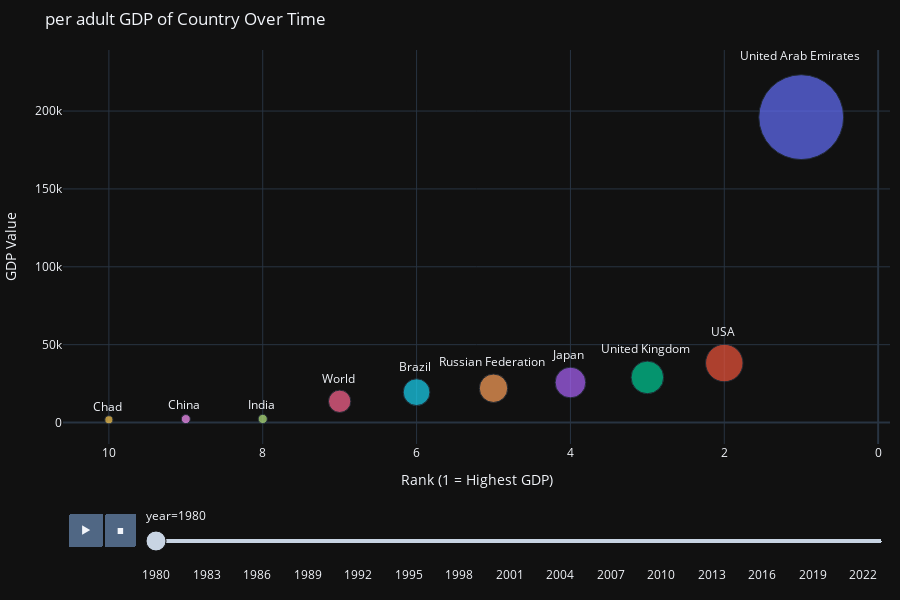

Write notebook code for a chart like this one.
### Code cell
import pandas as pd
import plotly.express as px

gdp = pd.read_csv("data\\GDP_data.csv", sep=';', engine='python', skiprows=1, header=None)

new_header = ["country", "variable", "percentile", "year", "value"]
gdp.loc[-1] = new_header
gdp.index = gdp.index + 1
gdp = gdp.sort_index()
gdp.columns = gdp.iloc[0]
gdp = gdp[1:].reset_index(drop=True)

gdp['year'] = pd.to_numeric(gdp['year'], errors='coerce')
gdp['value'] = pd.to_numeric(gdp['value'], errors='coerce')
gdp = gdp.dropna(subset=['year', 'value'])

gdp['rank'] = gdp.groupby('year')['value'].rank(method='first', ascending=False)
gdp['rank'] = gdp['rank'].astype(int)

gdp = gdp.sort_values(by=['year', 'rank'])

fig = px.scatter(
    gdp,
    x="rank",
    y="value",
    size="value",
    animation_frame="year",
    hover_name="country",
    color="country",
    size_max=60,
    title=" per adult GDP of Country Over Time",
    text="country",
)

fig.update_layout(
    xaxis=dict(title="Rank (1 = Highest GDP)", autorange="reversed"),
    yaxis_title="GDP Value",
    template="plotly_dark",
    height=600,
    showlegend=False,
    margin=dict(t=50, b=40, l=10, r=10),
)

fig.update_traces(textposition="top center")

fig.show()

### Figure 1 — Plotly figure (JSON) as saved in the notebook; plotly's stock layout.template omitted (floating-point values rounded to 4 significant figures)
{"data": [{"hovertemplate": "<b>%{hovertext}</b><br><br>country=%{text}<br>year=1980<br>rank=%{x}<br>value=%{marker.size}<extra></extra>", "hovertext": ["United Arab Emirates "], "legendgroup": "United Arab Emirates ", "marker": {"color": "#636efa", "size": [196100.0], "sizemode": "area", "sizeref": 54.47, "symbol": "circle"}, "mode": "markers+text", "name": "United Arab Emirates ", "orientation": "v", "showlegend": true, "text": ["United Arab Emirates "], "textposition": "top center", "type": "scatter", "x": [1], "xaxis": "x", "y": [196100.0], "yaxis": "y"}, {"hovertemplate": "<b>%{hovertext}</b><br><br>country=%{text}<br>year=1980<br>rank=%{x}<br>value=%{marker.size}<extra></extra>", "hovertext": ["USA "], "legendgroup": "USA ", "marker": {"color": "#EF553B", "size": [38210.0], "sizemode": "area", "sizeref": 54.47, "symbol": "circle"}, "mode": "markers+text", "name": "USA ", "orientation": "v", "showlegend": true, "text": ["USA "], "textposition": "top center", "type": "scatter", "x": [2], "xaxis": "x", "y": [38210.0], "yaxis": "y"}, {"hovertemplate": "<b>%{hovertext}</b><br><br>country=%{text}<br>year=1980<br>rank=%{x}<br>value=%{marker.size}<extra></extra>", "hovertext": ["United Kingdom "], "legendgroup": "United Kingdom ", "marker": {"color": "#00cc96", "size": [29000.0], "sizemode": "area", "sizeref": 54.47, "symbol": "circle"}, "mode": "markers+text", "name": "United Kingdom ", "orientation": "v", "showlegend": true, "text": ["United Kingdom "], "textposition": "top center", "type": "scatter", "x": [3], "xaxis": "x", "y": [29000.0], "yaxis": "y"}, {"hovertemplate": "<b>%{hovertext}</b><br><br>country=%{text}<br>year=1980<br>rank=%{x}<br>value=%{marker.size}<extra></extra>", "hovertext": ["Japan "], "legendgroup": "Japan ", "marker": {"color": "#ab63fa", "size": [25720.0], "sizemode": "area", "sizeref": 54.47, "symbol": "circle"}, "mode": "markers+text", "name": "Japan ", "orientation": "v", "showlegend": true, "text": ["Japan "], "textposition": "top center", "type": "scatter", "x": [4], "xaxis": "x", "y": [25720.0], "yaxis": "y"}, {"hovertemplate": "<b>%{hovertext}</b><br><br>country=%{text}<br>year=1980<br>rank=%{x}<br>value=%{marker.size}<extra></extra>", "hovertext": ["Russian Federation "], "legendgroup": "Russian Federation ", "marker": {"color": "#FFA15A", "size": [22030.0], "sizemode": "area", "sizeref": 54.47, "symbol": "circle"}, "mode": "markers+text", "name": "Russian Federation ", "orientation": "v", "showlegend": true, "text": ["Russian Federation "], "textposition": "top center", "type": "scatter", "x": [5], "xaxis": "x", "y": [22030.0], "yaxis": "y"}, {"hovertemplate": "<b>%{hovertext}</b><br><br>country=%{text}<br>year=1980<br>rank=%{x}<br>value=%{marker.size}<extra></extra>", "hovertext": ["Brazil "], "legendgroup": "Brazil ", "marker": {"color": "#19d3f3", "size": [19510.0], "sizemode": "area", "sizeref": 54.47, "symbol": "circle"}, "mode": "markers+text", "name": "Brazil ", "orientation": "v", "showlegend": true, "text": ["Brazil "], "textposition": "top center", "type": "scatter", "x": [6], "xaxis": "x", "y": [19510.0], "yaxis": "y"}, {"hovertemplate": "<b>%{hovertext}</b><br><br>country=%{text}<br>year=1980<br>rank=%{x}<br>value=%{marker.size}<extra></extra>", "hovertext": ["World "], "legendgroup": "World ", "marker": {"color": "#FF6692", "size": [13650.0], "sizemode": "area", "sizeref": 54.47, "symbol": "circle"}, "mode": "markers+text", "name": "World ", "orientation": "v", "showlegend": true, "text": ["World "], "textposition": "top center", "type": "scatter", "x": [7], "xaxis": "x", "y": [13650.0], "yaxis": "y"}, {"hovertemplate": "<b>%{hovertext}</b><br><br>country=%{text}<br>year=1980<br>rank=%{x}<br>value=%{marker.size}<extra></extra>", "hovertext": ["India "], "legendgroup": "India ", "marker": {"color": "#B6E880", "size": [2328.0], "sizemode": "area", "sizeref": 54.47, "symbol": "circle"}, "mode": "markers+text", "name": "India ", "orientation": "v", "showlegend": true, "text": ["India "], "textposition": "top center", "type": "scatter", "x": [8], "xaxis": "x", "y": [2328.0], "yaxis": "y"}, {"hovertemplate": "<b>%{hovertext}</b><br><br>country=%{text}<br>year=1980<br>rank=%{x}<br>value=%{marker.size}<extra></extra>", "hovertext": ["China "], "legendgroup": "China ", "marker": {"color": "#FF97FF", "size": [2236.0], "sizemode": "area", "sizeref": 54.47, "symbol": "circle"}, "mode": "markers+text", "name": "China ", "orientation": "v", "showlegend": true, "text": ["China "], "textposition": "top center", "type": "scatter", "x": [9], "xaxis": "x", "y": [2236.0], "yaxis": "y"}, {"hovertemplate": "<b>%{hovertext}</b><br><br>country=%{text}<br>year=1980<br>rank=%{x}<br>value=%{marker.size}<extra></extra>", "hovertext": ["Chad "], "legendgroup": "Chad ", "marker": {"color": "#FECB52", "size": [1787.0], "sizemode": "area", "sizeref": 54.47, "symbol": "circle"}, "mode": "markers+text", "name": "Chad ", "orientation": "v", "showlegend": true, "text": ["Chad "], "textposition": "top center", "type": "scatter", "x": [10], "xaxis": "x", "y": [1787.0], "yaxis": "y"}], "layout": {"height": 600, "legend": {"itemsizing": "constant", "title": {"text": "country"}, "tracegroupgap": 0}, "margin": {"b": 40, "l": 10, "r": 10, "t": 50}, "showlegend": false, "sliders": [{"active": 0, "currentvalue": {"prefix": "year="}, "len": 0.9, "pad": {"b": 10, "t": 60}, "steps": [{"args": [["1980"], {"frame": {"duration": 0, "redraw": false}, "fromcurrent": true, "mode": "immediate", "transition": {"duration": 0, "easing": "linear"}}], "label": "1980", "method": "animate"}, {"args": [["1981"], {"frame": {"duration": 0, "redraw": false}, "fromcurrent": true, "mode": "immediate", "transition": {"duration": 0, "easing": "linear"}}], "label": "1981", "method": "animate"}, {"args": [["1982"], {"frame": {"duration": 0, "redraw": false}, "fromcurrent": true, "mode": "immediate", "transition": {"duration": 0, "easing": "linear"}}], "label": "1982", "method": "animate"}, {"args": [["1983"], {"frame": {"duration": 0, "redraw": false}, "fromcurrent": true, "mode": "immediate", "transition": {"duration": 0, "easing": "linear"}}], "label": "1983", "method": "animate"}, {"args": [["1984"], {"frame": {"duration": 0, "redraw": false}, "fromcurrent": true, "mode": "immediate", "transition": {"duration": 0, "easing": "linear"}}], "label": "1984", "method": "animate"}, {"args": [["1985"], {"frame": {"duration": 0, "redraw": false}, "fromcurrent": true, "mode": "immediate", "transition": {"duration": 0, "easing": "linear"}}], "label": "1985", "method": "animate"}, {"args": [["1986"], {"frame": {"duration": 0, "redraw": false}, "fromcurrent": true, "mode": "immediate", "transition": {"duration": 0, "easing": "linear"}}], "label": "1986", "method": "animate"}, {"args": [["1987"], {"frame": {"duration": 0, "redraw": false}, "fromcurrent": true, "mode": "immediate", "transition": {"duration": 0, "easing": "linear"}}], "label": "1987", "method": "animate"}, {"args": [["1988"], {"frame": {"duration": 0, "redraw": false}, "fromcurrent": true, "mode": "immediate", "transition": {"duration": 0, "easing": "linear"}}], "label": "1988", "method": "animate"}, {"args": [["1989"], {"frame": {"duration": 0, "redraw": false}, "fromcurrent": true, "mode": "immediate", "transition": {"duration": 0, "easing": "linear"}}], "label": "1989", "method": "animate"}, {"args": [["1990"], {"frame": {"duration": 0, "redraw": false}, "fromcurrent": true, "mode": "immediate", "transition": {"duration": 0, "easing": "linear"}}], "label": "1990", "method": "animate"}, {"args": [["1991"], {"frame": {"duration": 0, "redraw": false}, "fromcurrent": true, "mode": "immediate", "transition": {"duration": 0, "easing": "linear"}}], "label": "1991", "method": "animate"}, {"args": [["1992"], {"frame": {"duration": 0, "redraw": false}, "fromcurrent": true, "mode": "immediate", "transition": {"duration": 0, "easing": "linear"}}], "label": "1992", "method": "animate"}, {"args": [["1993"], {"frame": {"duration": 0, "redraw": false}, "fromcurrent": true, "mode": "immediate", "transition": {"duration": 0, "easing": "linear"}}], "label": "1993", "method": "animate"}, {"args": [["1994"], {"frame": {"duration": 0, "redraw": false}, "fromcurrent": true, "mode": "immediate", "transition": {"duration": 0, "easing": "linear"}}], "label": "1994", "method": "animate"}, {"args": [["1995"], {"frame": {"duration": 0, "redraw": false}, "fromcurrent": true, "mode": "immediate", "transition": {"duration": 0, "easing": "linear"}}], "label": "1995", "method": "animate"}, {"args": [["1996"], {"frame": {"duration": 0, "redraw": false}, "fromcurrent": true, "mode": "immediate", "transition": {"duration": 0, "easing": "linear"}}], "label": "1996", "method": "animate"}, {"args": [["1997"], {"frame": {"duration": 0, "redraw": false}, "fromcurrent": true, "mode": "immediate", "transition": {"duration": 0, "easing": "linear"}}], "label": "1997", "method": "animate"}, {"args": [["1998"], {"frame": {"duration": 0, "redraw": false}, "fromcurrent": true, "mode": "immediate", "transition": {"duration": 0, "easing": "linear"}}], "label": "1998", "method": "animate"}, {"args": [["1999"], {"frame": {"duration": 0, "redraw": false}, "fromcurrent": true, "mode": "immediate", "transition": {"duration": 0, "easing": "linear"}}], "label": "1999", "method": "animate"}, {"args": [["2000"], {"frame": {"duration": 0, "redraw": false}, "fromcurrent": true, "mode": "immediate", "transition": {"duration": 0, "easing": "linear"}}], "label": "2000", "method": "animate"}, {"args": [["2001"], {"frame": {"duration": 0, "redraw": false}, "fromcurrent": true, "mode": "immediate", "transition": {"duration": 0, "easing": "linear"}}], "label": "2001", "method": "animate"}, {"args": [["2002"], {"frame": {"duration": 0, "redraw": false}, "fromcurrent": true, "mode": "immediate", "transition": {"duration": 0, "easing": "linear"}}], "label": "2002", "method": "animate"}, {"args": [["2003"], {"frame": {"duration": 0, "redraw": false}, "fromcurrent": true, "mode": "immediate", "transition": {"duration": 0, "easing": "linear"}}], "label": "2003", "method": "animate"}, {"args": [["2004"], {"frame": {"duration": 0, "redraw": false}, "fromcurrent": true, "mode": "immediate", "transition": {"duration": 0, "easing": "linear"}}], "label": "2004", "method": "animate"}, {"args": [["2005"], {"frame": {"duration": 0, "redraw": false}, "fromcurrent": true, "mode": "immediate", "transition": {"duration": 0, "easing": "linear"}}], "label": "2005", "method": "animate"}, {"args": [["2006"], {"frame": {"duration": 0, "redraw": false}, "fromcurrent": true, "mode": "immediate", "transition": {"duration": 0, "easing": "linear"}}], "label": "2006", "method": "animate"}, {"args": [["2007"], {"frame": {"duration": 0, "redraw": false}, "fromcurrent": true, "mode": "immediate", "transition": {"duration": 0, "easing": "linear"}}], "label": "2007", "method": "animate"}, {"args": [["2008"], {"frame": {"duration": 0, "redraw": false}, "fromcurrent": true, "mode": "immediate", "transition": {"duration": 0, "easing": "linear"}}], "label": "2008", "method": "animate"}, {"args": [["2009"], {"frame": {"duration": 0, "redraw": false}, "fromcurrent": true, "mode": "immediate", "transition": {"duration": 0, "easing": "linear"}}], "label": "2009", "method": "animate"}, {"args": [["2010"], {"frame": {"duration": 0, "redraw": false}, "fromcurrent": true, "mode": "immediate", "transition": {"duration": 0, "easing": "linear"}}], "label": "2010", "method": "animate"}, {"args": [["2011"], {"frame": {"duration": 0, "redraw": false}, "fromcurrent": true, "mode": "immediate", "transition": {"duration": 0, "easing": "linear"}}], "label": "2011", "method": "animate"}, {"args": [["2012"], {"frame": {"duration": 0, "redraw": false}, "fromcurrent": true, "mode": "immediate", "transition": {"duration": 0, "easing": "linear"}}], "label": "2012", "method": "animate"}, {"args": [["2013"], {"frame": {"duration": 0, "redraw": false}, "fromcurrent": true, "mode": "immediate", "transition": {"duration": 0, "easing": "linear"}}], "label": "2013", "method": "animate"}, {"args": [["2014"], {"frame": {"duration": 0, "redraw": false}, "fromcurrent": true, "mode": "immediate", "transition": {"duration": 0, "easing": "linear"}}], "label": "2014", "method": "animate"}, {"args": [["2015"], {"frame": {"duration": 0, "redraw": false}, "fromcurrent": true, "mode": "immediate", "transition": {"duration": 0, "easing": "linear"}}], "label": "2015", "method": "animate"}, {"args": [["2016"], {"frame": {"duration": 0, "redraw": false}, "fromcurrent": true, "mode": "immediate", "transition": {"duration": 0, "easing": "linear"}}], "label": "2016", "method": "animate"}, {"args": [["2017"], {"frame": {"duration": 0, "redraw": false}, "fromcurrent": true, "mode": "immediate", "transition": {"duration": 0, "easing": "linear"}}], "label": "2017", "method": "animate"}, {"args": [["2018"], {"frame": {"duration": 0, "redraw": false}, "fromcurrent": true, "mode": "immediate", "transition": {"duration": 0, "easing": "linear"}}], "label": "2018", "method": "animate"}, {"args": [["2019"], {"frame": {"duration": 0, "redraw": false}, "fromcurrent": true, "mode": "immediate", "transition": {"duration": 0, "easing": "linear"}}], "label": "2019", "method": "animate"}, {"args": [["2020"], {"frame": {"duration": 0, "redraw": false}, "fromcurrent": true, "mode": "immediate", "transition": {"duration": 0, "easing": "linear"}}], "label": "2020", "method": "animate"}, {"args": [["2021"], {"frame": {"duration": 0, "redraw": false}, "fromcurrent": true, "mode": "immediate", "transition": {"duration": 0, "easing": "linear"}}], "label": "2021", "method": "animate"}, {"args": [["2022"], {"frame": {"duration": 0, "redraw": false}, "fromcurrent": true, "mode": "immediate", "transition": {"duration": 0, "easing": "linear"}}], "label": "2022", "method": "animate"}, {"args": [["2023"], {"frame": {"duration": 0, "redraw": false}, "fromcurrent": true, "mode": "immediate", "transition": {"duration": 0, "easing": "linear"}}], "label": "2023", "method": "animate"}], "x": 0.1, "xanchor": "left", "y": 0, "yanchor": "top"}], "title": {"text": " per adult GDP of Country Over Time"}, "updatemenus": [{"buttons": [{"args": [null, {"frame": {"duration": 500, "redraw": false}, "fromcurrent": true, "mode": "immediate", "transition": {"duration": 500, "easing": "linear"}}], "label": "&#9654;", "method": "animate"}, {"args": [[null], {"frame": {"duration": 0, "redraw": false}, "fromcurrent": true, "mode": "immediate", "transition": {"duration": 0, "easing": "linear"}}], "label": "&#9724;", "method": "animate"}], "direction": "left", "pad": {"r": 10, "t": 70}, "showactive": false, "type": "buttons", "x": 0.1, "xanchor": "right", "y": 0, "yanchor": "top"}], "xaxis": {"anchor": "y", "autorange": "reversed", "domain": [0, 1], "title": {"text": "Rank (1 = Highest GDP)"}}, "yaxis": {"anchor": "x", "domain": [0, 1], "title": {"text": "GDP Value"}}}}
